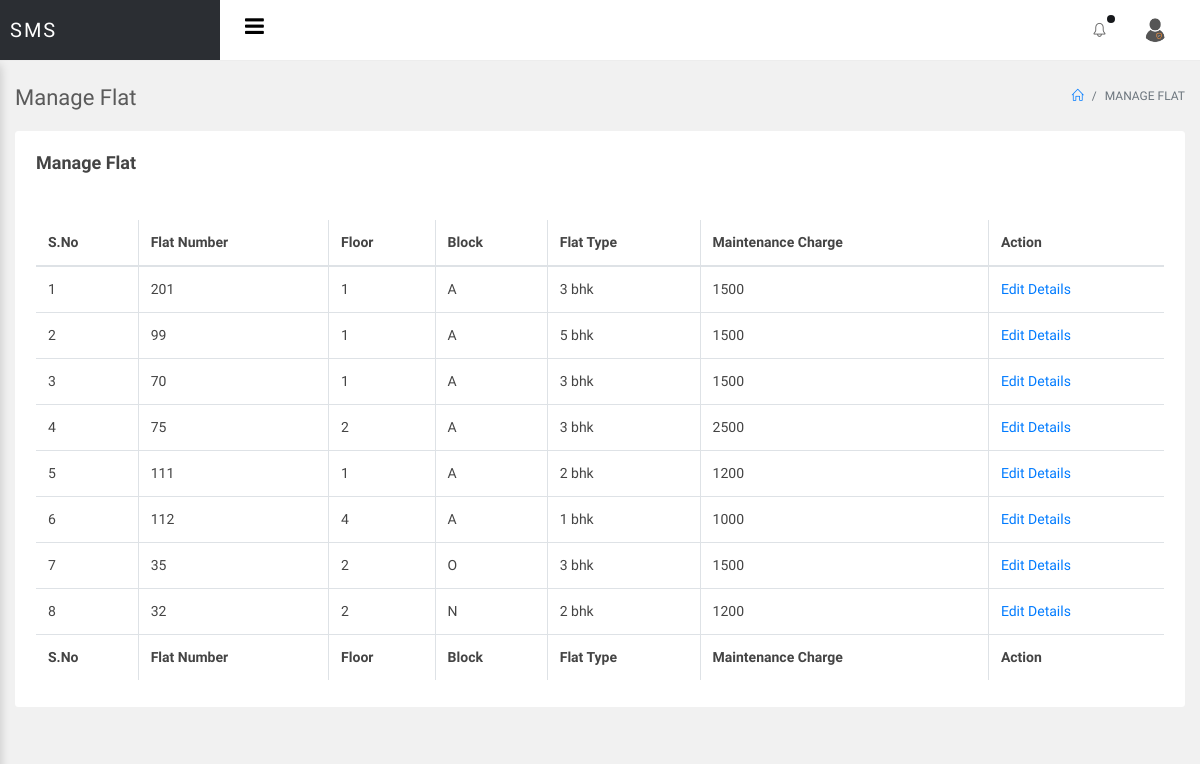
Page /sms/admin/manage-flat.php (signed in) on the earlier database version.
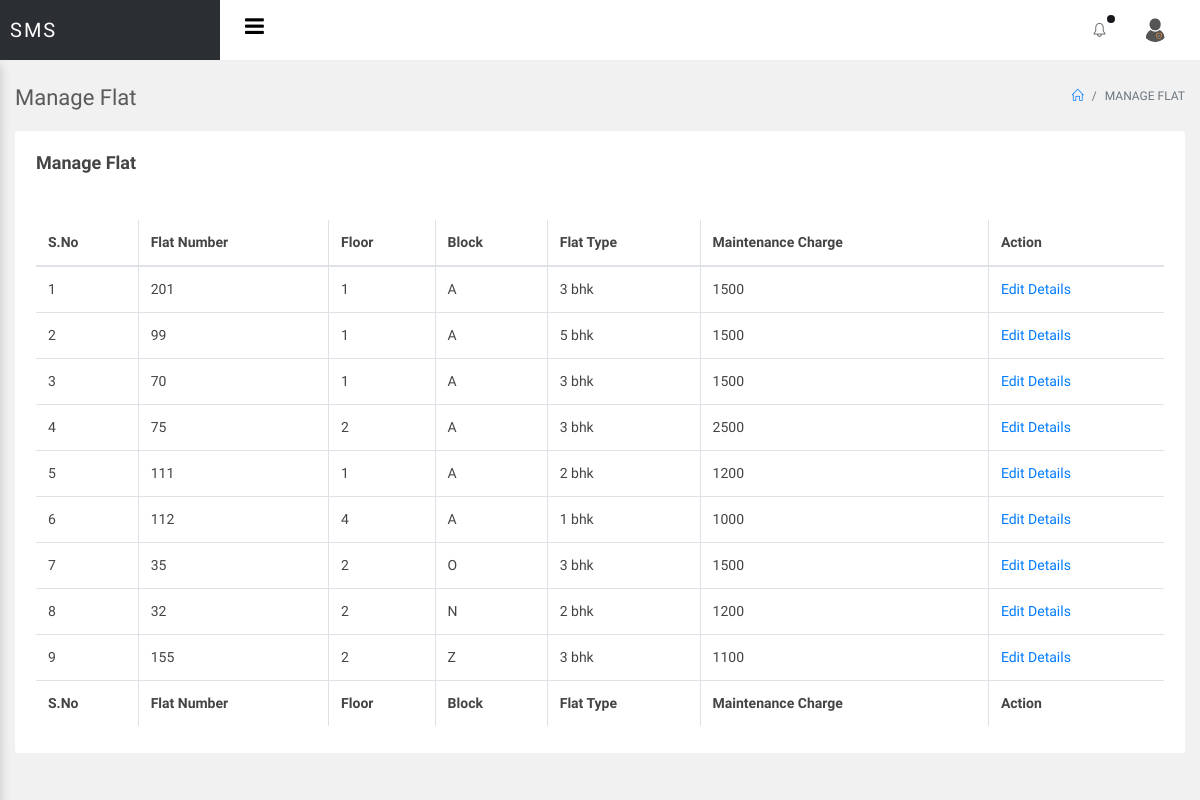
Same page on the later database version.
### tables this page shows
CREATE TABLE `tblflat` (
  `ID` int(10) NOT NULL,
  `FlatNum` int(50) DEFAULT NULL,
  `Floor` varchar(50) DEFAULT NULL,
  `Block` varchar(50) DEFAULT NULL,
  `FlatType` varchar(120) DEFAULT NULL,
  `MCharge` varchar(200) DEFAULT NULL,
  `CreationDate` timestamp NULL DEFAULT current_timestamp(),
  `Password` varchar(255) DEFAULT NULL
);

### sms/admin/manage-flat.php (the view, shortened to what this page needs)
<?php
include('includes/dbconnection.php');
if (strlen($_SESSION['smsaid']==0)) {
  header('location:logout.php');
  } else{
  ?>
<!doctype html>
<html lang="en">
<head>
<link rel="stylesheet" href="../assets/vendor/bootstrap/css/bootstrap.min.css">
<link rel="stylesheet" href="../assets/vendor/animate-css/animate.min.css">
<link rel="stylesheet" href="../assets/vendor/font-awesome/css/font-awesome.min.css">
<link rel="stylesheet" href="../assets/vendor/jquery-datatable/dataTables.bootstrap4.min.css">
<link rel="stylesheet" href="../assets/vendor/jquery-datatable/fixedeader/dataTables.fixedcolumns.bootstrap4.min.css">
<link rel="stylesheet" href="../assets/vendor/jquery-datatable/fixedeader/dataTables.fixedheader.bootstrap4.min.css">
<link rel="stylesheet" href="../assets/vendor/sweetalert/sweetalert.css"/>
<link rel="stylesheet" href="assets/css/main.css">
<link rel="stylesheet" href="assets/css/color_skins.css">
</head>
<body class="theme-blue">
<div id="wrapper">
    <?php include_once('includes/header.php');?>
    <div id="main-content">
        <div class="container-fluid">
            <div class="block-header">
                <div class="row">
                    <div class="col-lg-5 col-md-8 col-sm-12">
                        <h2>Manage Flat</h2>
                    </div>
                    <div class="col-lg-7 col-md-4 col-sm-12 text-right">
                        <ul class="breadcrumb justify-content-end">
                            <li class="breadcrumb-item"><a href="dashboard.php"><i class="icon-home"></i></a></li>
                             <li class="breadcrumb-item active">Manage Flat</li>
                        </ul>
                    </div>
                </div>
            </div>
            <div class="row clearfix">
                <div class="col-lg-12">
                    <div class="card">
                        <div class="header">
                            <h2>Manage Flat</h2>
                        </div>
                        <div class="body">
                            <div class="table-responsive">
                                <table class="table table-bordered table-hover js-basic-example dataTable table-custom">
                                    <thead>
                                        <tr>
                                            <th>S.No</th>
                                            <th>Flat Number</th>
                                            <th>Floor</th>
                                            <th>Block</th>
                                            <th>Flat Type</th>
                                            <th>Maintenance Charge</th>
                                            <th>Action</th>
                                        </tr>
                                    </thead>
                                    <tbody>
                                        <?php
$sql="SELECT * from tblflat";
$query = $dbh -> prepare($sql);
$query->execute();
$results=$query->fetchAll(PDO::FETCH_OBJ);
$cnt=1;
if($query->rowCount() > 0)
{
foreach($results as $row)
{               ?>
                                        <tr>
                                           <td><?php echo htmlentities($cnt);?></td>
                  <td><?php  echo htmlentities($row->FlatNum);?>
                  </td>
                  <td><?php  echo htmlentities($row->Floor);?></td>
                  <td><?php  echo htmlentities($row->Block);?></td>
                  <td><?php  echo htmlentities($row->FlatType);?></td>
                  <td><?php  echo htmlentities($row->MCharge);?></td>
                  <td> <a href="edit-flat-detail.php?editid=<?php echo htmlentities ($row->ID);?>">Edit Details</a></td>
                                        </tr>
                                        <?php $cnt=$cnt+1;}} ?>
                                    </tbody>
                                    <tfoot>
                                        <tr>
                                            <th>S.No</th>
                                            <th>Flat Number</th>
                                            <th>Floor</th>
                                            <th>Block</th>
                                            <th>Flat Type</th>
                                            <th>Maintenance Charge</th>
                                            <th>Action</th>
                                        </tr>
                                    </tfoot>
                                </table>
                            </div>
                        </div>
                    </div>
                </div>
              </div>
        </div>
    </div>
</div>
</body>
</html>
<?php }  ?>

Differences in the rows shown:
added tblflat: FlatNum "155", Floor "2", Block "Z", FlatType "3 bhk", MCharge "1100"
